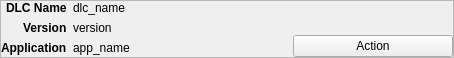
<?xml version="1.0" encoding="UTF-8"?>
<ui version="4.0">
 <class>GameDlcWidget</class>
 <widget class="QFrame" name="GameDlcWidget">
  <property name="geometry">
   <rect>
    <x>0</x>
    <y>0</y>
    <width>454</width>
    <height>58</height>
   </rect>
  </property>
  <property name="sizePolicy">
   <sizepolicy hsizetype="Preferred" vsizetype="Maximum">
    <horstretch>0</horstretch>
    <verstretch>0</verstretch>
   </sizepolicy>
  </property>
  <property name="windowTitle">
   <string notr="true">GameDlcWidget</string>
  </property>
  <property name="frameShape">
   <enum>QFrame::StyledPanel</enum>
  </property>
  <property name="frameShadow">
   <enum>QFrame::Plain</enum>
  </property>
  <layout class="QHBoxLayout" name="dlc_layout" stretch="0,1,0">
   <property name="leftMargin">
    <number>0</number>
   </property>
   <property name="topMargin">
    <number>0</number>
   </property>
   <property name="rightMargin">
    <number>0</number>
   </property>
   <property name="bottomMargin">
    <number>0</number>
   </property>
   <item>
    <widget class="QWidget" name="dlc_info" native="true">
     <layout class="QFormLayout" name="dlc_info_layout">
      <property name="labelAlignment">
       <set>Qt::AlignRight|Qt::AlignTrailing|Qt::AlignVCenter</set>
      </property>
      <property name="leftMargin">
       <number>0</number>
      </property>
      <property name="topMargin">
       <number>0</number>
      </property>
      <property name="rightMargin">
       <number>0</number>
      </property>
      <property name="bottomMargin">
       <number>0</number>
      </property>
      <item row="0" column="0">
       <widget class="QLabel" name="dlc_name_label">
        <property name="sizePolicy">
         <sizepolicy hsizetype="Minimum" vsizetype="Preferred">
          <horstretch>0</horstretch>
          <verstretch>0</verstretch>
         </sizepolicy>
        </property>
        <property name="font">
         <font>
          <weight>75</weight>
          <bold>true</bold>
         </font>
        </property>
        <property name="text">
         <string>DLC Name</string>
        </property>
       </widget>
      </item>
      <item row="0" column="1">
       <widget class="QLabel" name="dlc_name">
        <property name="minimumSize">
         <size>
          <width>160</width>
          <height>0</height>
         </size>
        </property>
        <property name="text">
         <string notr="true">dlc_name</string>
        </property>
        <property name="textInteractionFlags">
         <set>Qt::LinksAccessibleByMouse|Qt::TextSelectableByMouse</set>
        </property>
       </widget>
      </item>
      <item row="1" column="0">
       <widget class="QLabel" name="version_label">
        <property name="sizePolicy">
         <sizepolicy hsizetype="Minimum" vsizetype="Preferred">
          <horstretch>0</horstretch>
          <verstretch>0</verstretch>
         </sizepolicy>
        </property>
        <property name="font">
         <font>
          <weight>75</weight>
          <bold>true</bold>
         </font>
        </property>
        <property name="text">
         <string>Version</string>
        </property>
       </widget>
      </item>
      <item row="1" column="1">
       <widget class="QLabel" name="version">
        <property name="minimumSize">
         <size>
          <width>160</width>
          <height>0</height>
         </size>
        </property>
        <property name="text">
         <string notr="true">version</string>
        </property>
        <property name="textInteractionFlags">
         <set>Qt::LinksAccessibleByMouse|Qt::TextSelectableByMouse</set>
        </property>
       </widget>
      </item>
      <item row="2" column="0">
       <widget class="QLabel" name="app_name_label">
        <property name="sizePolicy">
         <sizepolicy hsizetype="Minimum" vsizetype="Preferred">
          <horstretch>0</horstretch>
          <verstretch>0</verstretch>
         </sizepolicy>
        </property>
        <property name="font">
         <font>
          <weight>75</weight>
          <bold>true</bold>
         </font>
        </property>
        <property name="text">
         <string>Application</string>
        </property>
       </widget>
      </item>
      <item row="2" column="1">
       <widget class="QLabel" name="app_name">
        <property name="minimumSize">
         <size>
          <width>160</width>
          <height>0</height>
         </size>
        </property>
        <property name="text">
         <string notr="true">app_name</string>
        </property>
        <property name="textInteractionFlags">
         <set>Qt::LinksAccessibleByMouse|Qt::TextSelectableByMouse</set>
        </property>
       </widget>
      </item>
     </layout>
    </widget>
   </item>
   <item>
    <spacer name="hspacer">
     <property name="orientation">
      <enum>Qt::Horizontal</enum>
     </property>
     <property name="sizeHint" stdset="0">
      <size>
       <width>40</width>
       <height>20</height>
      </size>
     </property>
    </spacer>
   </item>
   <item alignment="Qt::AlignBottom">
    <widget class="QPushButton" name="action_button">
     <property name="sizePolicy">
      <sizepolicy hsizetype="Preferred" vsizetype="Fixed">
       <horstretch>0</horstretch>
       <verstretch>0</verstretch>
      </sizepolicy>
     </property>
     <property name="minimumSize">
      <size>
       <width>160</width>
       <height>0</height>
      </size>
     </property>
     <property name="styleSheet">
      <string notr="true"/>
     </property>
     <property name="text">
      <string notr="true">Action</string>
     </property>
    </widget>
   </item>
  </layout>
 </widget>
 <resources/>
 <connections/>
</ui>
